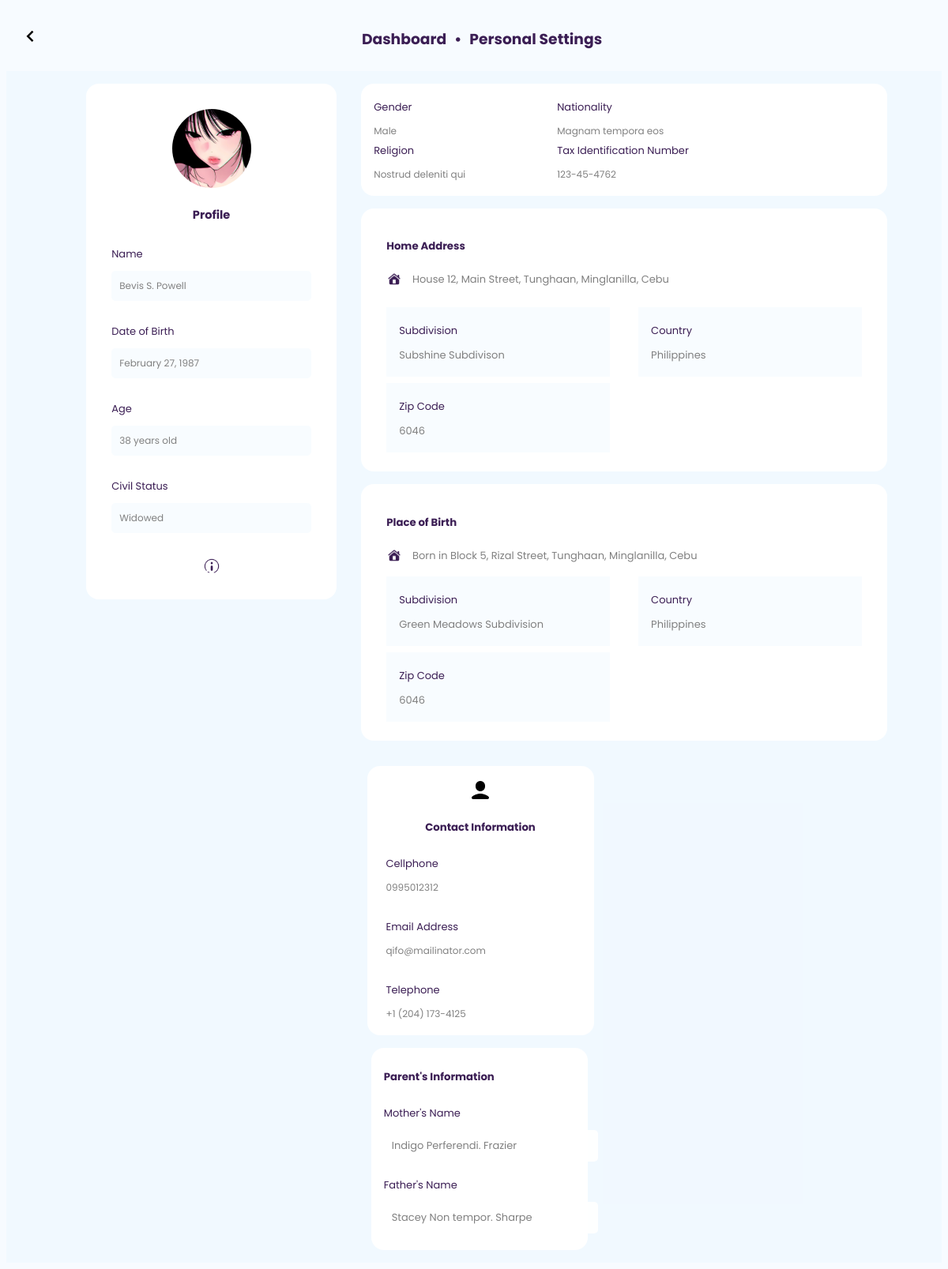
/success.php?id=98, run on the app's committed database.
### tables this page shows
CREATE TABLE `users` (
  `user_id` int(11) NOT NULL,
  `firstname` varchar(50) NOT NULL,
  `lastname` varchar(50) NOT NULL,
  `middle` varchar(50) NOT NULL,
  `dob` date NOT NULL,
  `age` int(50) NOT NULL,
  `sex` enum('Male','Female','Other') NOT NULL,
  `civil_status` varchar(20) NOT NULL,
  `other_status` varchar(50) NOT NULL,
  `tax` varchar(50) NOT NULL,
  `nationality` varchar(50) NOT NULL,
  `religion` varchar(50) NOT NULL,
  `status` varchar(20) NOT NULL
);

CREATE TABLE `addresses` (
  `address_id` int(11) NOT NULL,
  `user_id` int(11) DEFAULT NULL,
  `unit` varchar(10) DEFAULT NULL,
  `house_no` varchar(10) DEFAULT NULL,
  `street` varchar(100) DEFAULT NULL,
  `subdivision` varchar(100) DEFAULT NULL,
  `baranggay` varchar(50) DEFAULT NULL,
  `city_municipality` varchar(50) DEFAULT NULL,
  `province_home` varchar(50) DEFAULT NULL,
  `country` varchar(50) DEFAULT NULL,
  `zip` varchar(10) DEFAULT NULL
);

CREATE TABLE `birth_place` (
  `birth_id` int(11) NOT NULL,
  `user_id` int(11) NOT NULL,
  `b_unit` varchar(100) NOT NULL,
  `b_house` varchar(255) NOT NULL,
  `b_street` varchar(100) NOT NULL,
  `b_subdivision` varchar(100) NOT NULL,
  `b_baranggay` varchar(100) NOT NULL,
  `b_country` varchar(100) NOT NULL,
  `b_zip` int(50) NOT NULL,
  `municipality_birth` varchar(100) NOT NULL,
  `province_birth` varchar(100) NOT NULL
);

CREATE TABLE `contacts` (
  `contact_id` int(11) NOT NULL,
  `user_id` int(11) DEFAULT NULL,
  `mobile` varchar(15) NOT NULL,
  `email` varchar(100) NOT NULL,
  `telephone` varchar(20) DEFAULT NULL
);

CREATE TABLE `parents` (
  `parent_id` int(11) NOT NULL,
  `user_id` int(11) NOT NULL,
  `father_lastname` varchar(50) NOT NULL,
  `father_firstname` varchar(50) NOT NULL,
  `father_middleinitial` varchar(10) DEFAULT NULL,
  `mother_lastname` varchar(50) NOT NULL,
  `mother_firstname` varchar(50) NOT NULL,
  `mother_middleinitial` varchar(10) DEFAULT NULL
);

### model/User.php (called while the page is built, shortened)
<?php
class User
{
    private $conn;
    public function __construct($db_conn)
    {
        $this->conn = $db_conn;
    }
    public function getUserDetails($user_id)
    {
        $query = "SELECT users.user_id, users.firstname, users.lastname, users.middle, users.dob as 'date', users.age, users.sex, users.civil_status as civilStatus, users.other_status as otherStatus, users.tax, users.nationality, users.religion,
        ad.unit, ad.house_no as houseNo, ad.street, ad.subdivision, ad.baranggay, ad.city_municipality as cityMunicipality, ad.province_home, ad.country, ad.zip,
        birth.b_unit as birth_unit, birth.b_house as birth_house, birth.b_subdivision as birth_subdivision, birth.b_baranggay as birth_baranggay, birth.municipality_birth, birth.province_birth, birth.b_country as birth_country,  birth.b_zip as birth_zip, birth.b_street as birth_street,
        contacts.mobile, contacts.email, contacts.telephone,
        parents.father_lastname as lastnameFather, parents.father_firstname as firstnameFather, parents.father_middleinitial as middleinitialFather, parents.mother_lastname as lastnameMother, parents.mother_firstname as firstnameMother, parents.mother_middleinitial as middleinitialMother
        FROM users
        LEFT JOIN addresses ad ON users.user_id = ad.user_id
        LEFT JOIN birth_place birth ON users.user_id = birth.user_id
        LEFT JOIN contacts ON users.user_id = contacts.user_id
        LEFT JOIN parents ON users.user_id = parents.user_id
        WHERE users.user_id = :user_id";
        $statement = $this->conn->prepare($query);
        $statement->bindValue(':user_id', $user_id);
        $statement->execute();
        return $statement->fetch(PDO::FETCH_ASSOC);
    }
}

### success.php (the view, shortened to what this page needs)
<?php
require_once 'config/connection.php';
require_once 'model/User.php';
if (isset($_GET['id'])) {
  $user_id = $_GET['id'];
  $user = new User($conn);
  $data = $user->getUserDetails($user_id);
}
?>
<!DOCTYPE html>
<html lang="en">
<head>
  <link rel="stylesheet" href="assets/css/style.css" />
  <link href='https://unpkg.com/boxicons@2.1.4/css/boxicons.min.css' rel='stylesheet'>
</head>
<body style="background-color: rgba(200, 228, 255, 0.13)">
  <header>
    <div class="back2">
      <button onclick="window.location.href='views/dataView.php'"><i class='bx bx-chevron-left'></i></button>
    </div>
    <div class="header-success" style="margin-inline:auto;">
      <h3>Dashboard</h3>
      <h3>Personal Settings</h3>
    </div>
  </header>
  <div class="wrapper">
    <section>
      <div class="left-card">
        <div class="profile">
          <div class="img">
            <img src="assets/image/profile.png" alt="profile picture" />
          </div>
          <h5>Profile</h5>
        </div>
        <div class="card-info">
          <label for="name">Name</label><br />
          <input type="text" value="<?php echo $data['firstname'] . ' ' . strtoupper(substr($data['middle'], 0, 1)) . '. ' . $data['lastname'] ?>" readonly />
        </div>
        <div class="card-info">
          <br /><label for="date">Date of Birth</label><br />
          <input type="text" value="<?php echo date('F d, Y', strtotime($data['date'])); ?>" readonly />
        </div>
        <div class="card-info">
          <br /><label for="age">Age</label><br />
          <input type="text" value="<?php echo $data['age'] . ' years old'; ?>" readonly />
        </div>
        <div class="card-info">
          <br /><label for="status">Civil Status</label><br />
          <input type="text"
            value="<?php echo ($data['civilStatus'] === 'others' && !empty($data['otherStatus'])) ? $data['otherStatus'] : $data['civilStatus']; ?>"
            readonly />
        </div>
        <div class="info-icon">
          <img src="assets/image/info.png" alt="information" />
        </div>
      </div>
    </section>
    <section class="center-section">
      <div class="board2">
        <div class="card-info">
          <label for="sex">Gender</label><br />
          <input type="text" value="<?php echo $data['sex']; ?>" readonly />
        </div>
        <div class="card-info">
          <label for="nationality">Nationality</label><br />
          <input type="text" value="<?php echo $data['nationality']; ?>" readonly />
        </div>
        <div class="card-info">
          <label for="religion">Religion</label><br />
          <input type="text" value="<?php echo $data['religion']; ?>" readonly />
        </div>
        <div class="card-info">
          <label for="tax">Tax Identification Number</label><br />
          <input type="text" value="<?php echo $data['tax']; ?>" readonly />
        </div>
      </div>
      <div class="home-add-card">
        <div class="head-home-add">
          <h5>Home Address</h5>
        </div>
        <div class="infos">
          <img src="assets/image/home.png" alt="home" />
          <small><?php echo $data['houseNo'] . ', ' . $data['street'] . ', ' . $data['baranggay'] . ', ' . $data['cityMunicipality'] . ', ' . $data['province_home']; ?></small>
        </div>
        <br />
        <div class="infos2">
          <div class="card-info2">
            <label for="subdivision">Subdivision</label><br />
            <input type="text" value="<?php echo $data['subdivision']; ?>" readonly />
          </div>
          <div class="card-info2">
            <label for="country">Country</label><br />
            <input type="text" value="<?php echo $data['country']; ?>" readonly />
          </div>
          <div class="card-info2">
            <label for="zip">Zip Code</label><br />
            <input type="text" value="<?php echo $data['zip']; ?>" readonly />
          </div>
        </div>
      </div>
      <div class="home-add-card">
        <div class="birthplace-card">
          <h5>Place of Birth</h5>
          <div class="birth">
            <img src="assets/image/home.png" alt="home" />
            <small>Born in <?php echo $data['birth_house'] . ', ' . $data['birth_street'] . ', ' . $data['birth_baranggay'] . ', ' . $data['municipality_birth'] . ', ' . $data['province_home']; ?></small>
          </div>
        </div>
        <div class="infos2">
          <div class="card-info2">
            <label for="subdivision">Subdivision</label><br />
            <input type="text" value="<?php echo $data['birth_subdivision']; ?>" readonly />
          </div>
          <div class="card-info2">
            <label for="country">Country</label><br />
            <input type="text" value="<?php echo $data['birth_country']; ?>" readonly />
          </div>
          <div class="card-info2">
            <label for="zip">Zip Code</label><br />
            <input type="text" value="<?php echo $data['birth_zip']; ?>" readonly />
          </div>
        </div>
      </div>
    </section>
    <section class="contactinfo">
      <div class="board3">
        <div class="head-board3">
          <img src="assets/image/contact.png" alt="contacte image" />
          <h5>Contact Information</h5>
        </div>
        <div class="card-info">
          <label for="cellphone">Cellphone</label><br />
          <input type="text" value="<?php echo $data['mobile']; ?>" readonly />
        </div>
        <div class="card-info">
          <br /><label for="email">Email Address</label><br />
          <input type="text" value="<?php echo $data['email']; ?>" readonly />
        </div>
        <div class="card-info">
          <br /><label for="telephone">Telephone</label><br />
          <input type="text" value="<?php echo $data['telephone']; ?>" readonly />
        </div>
      </div>
      <div class="guardians-display">
        <h5>Parent's Information</h5>
        <div class="guardian-info">
          <div class="mother-info-display">
            <div class="card-info3">
              <label for="mother">Mother's Name</label><br />
              <input type="text" value="<?php echo $data['firstnameMother'] . ' ' . $data['middleinitialMother'] . '. ' . $data['lastnameMother']; ?>" readonly />
            </div>
          </div>
          <div class="father-info-display">
            <div class="card-info3">
              <label for="father">Father's Name</label><br />
              <input type="text" value="<?php echo $data['firstnameFather'] . ' ' . $data['middleinitialFather'] . '. ' . $data['lastnameFather']; ?>" readonly />
            </div>
          </div>
        </div>
      </div>
    </section>
  </div>
</body>
</html>

### assets/css/style.css (style rules this page uses)
* { font-family: "Poppins", serif; padding: 0; }
body { overflow-x: hidden; background-color: rgba(200, 228, 255, 0.13); }
header { max-width: 100%; height: 50px; padding: 1rem; display: flex; align-items: center; justify-content: space-between; color: #3b1e54a1; flex-direction: row; }
h3,h4,h5 { color: #3B1E54; }
input { padding: 10px; border-radius:5px; border-width: 1px; box-sizing: border-box; font-size: 13px; outline-color: rgb(38, 0, 82); border: none; margin-top: 10px; border-color: rgba(210, 196, 233, 0.959);; background-color: rgba(255, 255, 255, 0.959) }
label { font-size: 13px; color: #3B1E54; }
.profile { font-size: 1.1rem; }
.header-success { display: flex; align-items: center; gap: 10px; justify-content: center; }
.header-success h3::after { content: "•"; margin-left: 10px; font-size: 18px; }
.header-success h3:last-child::after { content: ""; }
.wrapper { display: flex; flex-wrap: wrap; gap: 2rem; max-width: 1500px; margin-inline: auto; align-items: flex-start; padding: 1rem; background-color: rgba(200, 228, 255, 0.13); justify-content: center; }
.left-card { flex: 1; width: 80%; padding: 2rem; border-radius: 1rem; background-color: white; }
.left-card input { color: gray; }
.info-icon { display: flex; align-items: center; justify-content: center; margin-top: 2rem; }
.info-icon img { width: 20px; cursor: pointer; }
.center-section { width: 55%; }
.center-section input { background-color: transparent !important; }
.board2 { flex: 2; padding: 1rem; background-color: white; border-radius: 1rem; width: 100%; display: flex; flex-direction: row; flex-wrap: wrap; align-items: flex-start; }
.board2 input { color: gray; }
.board3 { flex: 1; max-width: 15em; min-width: 12em; padding-block: 1rem; padding-inline: 1.5rem; background-color: white; border-radius: 1rem; margin-left: 1rem; }
.board3 input { background-color: transparent !important; }
.home-add-card { flex: 1 1 100%; padding-block: 1rem; padding-inline: 2rem; background-color: white; border-radius: 1rem; margin-top: 1rem; align-self: flex-start; width: 95%; }
.home-add-card input { color: gray; }
.home-add-card small { font-size: 13px; }
.guardians-display { padding-block: 5px; padding-inline: 1rem; background-color: white; border-radius: 1rem; margin-top: 1rem; flex-direction: column; position: relative; left: 7%; width: 80%; }
.guardian-info { display: flex; flex-direction: column; justify-content: space-between; position: relative; bottom: 1rem; }
.guardian-info input { color: gray; }
.home-add-card img { width: 20px; height: auto; }
.head-home-add { display: flex; align-items: center; }
.head-board3 { display: flex; flex-direction: column; align-items: center; }
.infos { width: 100%; display: flex; align-items: center; gap: .8rem; }
.home-add-card input { border: none; padding: 0; }
.board2 input { border: none; padding: 0; }
.board3 input { border: none; padding: 0; }
small { color: gray; }
.img { width: 100px; height: 100px; border-radius: 50%; overflow: hidden; }
.img img { width: 100%; height: 100%; object-fit: cover; }
.profile { width:100%; display: flex; justify-content: center; align-items: center; flex-direction: column; }
.card-info input { width: 100%; background-color: rgba(200, 228, 255, 0.13); color: gray; font-size: 12px; text-align: left; }
.card-info3 { margin-top: 1rem; }
.infos2 { display: flex; justify-content: space-between; flex-wrap: wrap; }
.card-info2 { background-color: rgba(200, 228, 255, 0.13); padding: 1rem; margin-bottom: .5rem; }
.card-info2 input { background-color: transparent; }
.father-info-display, .mother-info-display { width: 100%; }
.birth { width: 100%; display: flex; align-items: center; gap: .8rem; margin-bottom: 1rem; }
.contactinfo { display: flex; flex-direction: column; }
.back2 button { border: none; background-color: transparent; cursor: pointer; font-size: 30px; font-weight: 800; }

### data on the page
users: firstname+middle+lastname "Bevis S. Powell", dob "February 27, 1987", age "38 years old", civil_status "Widowed", sex "Male", nationality "Magnam tempora eos", religion "Nostrud deleniti qui", tax "123-45-4762", addresses.house_no "House 12", addresses.street "Main Street", addresses.baranggay "Tunghaan", addresses.city_municipality "Minglanilla", addresses.province_home "Cebu", subdivision "Subshine Subdivison", country "Philippines", zip "6046", birth_place.b_house "Block 5", birth_place.b_street "Rizal Street", birth_place.b_baranggay "Tunghaan", birth_place.municipality_birth "Minglanilla", b_subdivision "Green Meadows Subdivision", b_country "Philippines", b_zip "6046", mobile "0995012312", email "qifo@mailinator.com", telephone "+1 (204) 173-4125", mother_lastname "Indigo Perferendi. Frazier", father_lastname "Stacey Non tempor. Sharpe"
